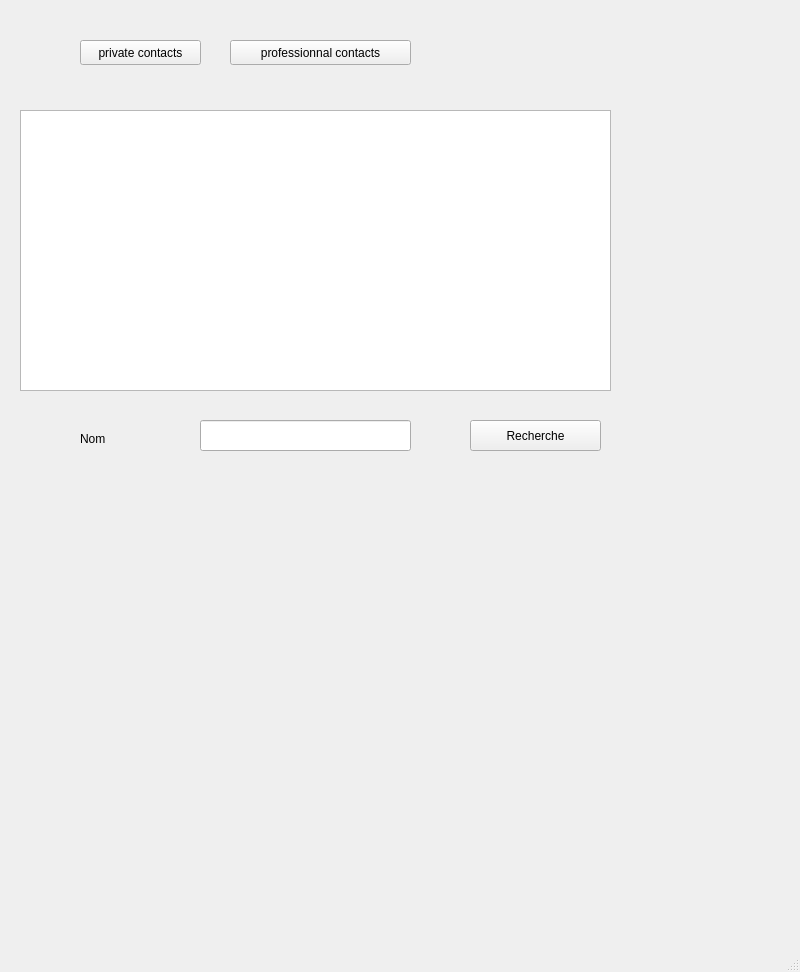
<?xml version="1.0" encoding="UTF-8"?>
<ui version="4.0">
 <class>MainWindow</class>
 <widget class="QMainWindow" name="MainWindow">
  <property name="geometry">
   <rect>
    <x>0</x>
    <y>0</y>
    <width>800</width>
    <height>972</height>
   </rect>
  </property>
  <property name="windowTitle">
   <string>MainWindow</string>
  </property>
  <widget class="QWidget" name="centralwidget">
   <widget class="QPushButton" name="pbPrivate">
    <property name="geometry">
     <rect>
      <x>80</x>
      <y>40</y>
      <width>121</width>
      <height>25</height>
     </rect>
    </property>
    <property name="text">
     <string>private contacts</string>
    </property>
   </widget>
   <widget class="QPushButton" name="pbPro">
    <property name="geometry">
     <rect>
      <x>230</x>
      <y>40</y>
      <width>181</width>
      <height>25</height>
     </rect>
    </property>
    <property name="text">
     <string>professionnal contacts</string>
    </property>
   </widget>
   <widget class="QTableView" name="tableView">
    <property name="geometry">
     <rect>
      <x>20</x>
      <y>110</y>
      <width>591</width>
      <height>281</height>
     </rect>
    </property>
   </widget>
   <widget class="QLabel" name="label">
    <property name="geometry">
     <rect>
      <x>80</x>
      <y>430</y>
      <width>67</width>
      <height>17</height>
     </rect>
    </property>
    <property name="text">
     <string>Nom</string>
    </property>
   </widget>
   <widget class="QLineEdit" name="txtName">
    <property name="geometry">
     <rect>
      <x>200</x>
      <y>420</y>
      <width>211</width>
      <height>31</height>
     </rect>
    </property>
   </widget>
   <widget class="QPushButton" name="searchButton">
    <property name="geometry">
     <rect>
      <x>470</x>
      <y>420</y>
      <width>131</width>
      <height>31</height>
     </rect>
    </property>
    <property name="text">
     <string>Recherche</string>
    </property>
   </widget>
  </widget>
  <widget class="QMenuBar" name="menubar">
   <property name="geometry">
    <rect>
     <x>0</x>
     <y>0</y>
     <width>800</width>
     <height>22</height>
    </rect>
   </property>
  </widget>
  <widget class="QStatusBar" name="statusbar"/>
 </widget>
 <resources/>
 <connections/>
</ui>
